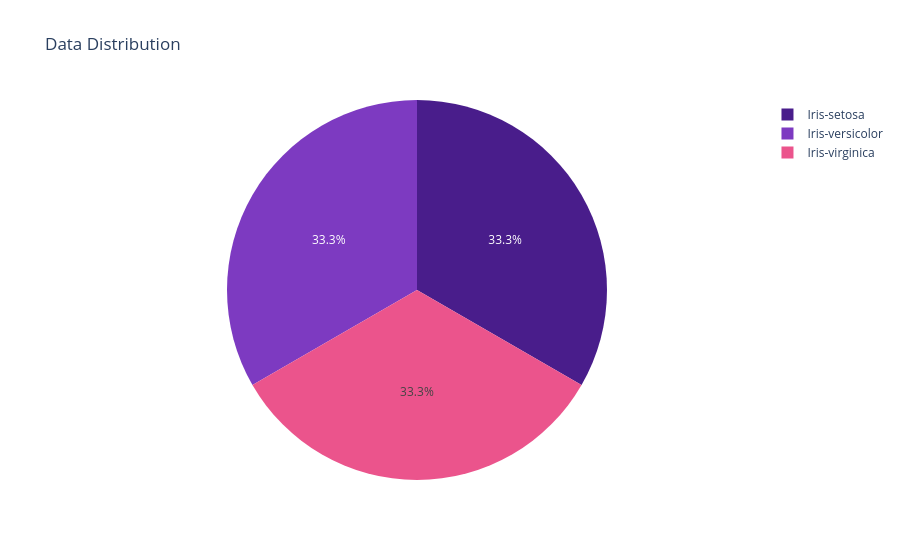

Notebook source saved alongside this figure:
### Markdown cell above
##### Data Distribution

### Code cell
fig = px.pie(iris, 'Species', 
             color_discrete_sequence=['#491D8B','#7D3AC1','#EB548C'],
             title='Data Distribution',template='plotly')

fig.show()

### Figure 1 — Plotly figure (JSON) as saved in the notebook; plotly's stock layout.template omitted (floating-point values rounded to 4 significant figures; data arrays with more than 128 entries replaced by an {"elided": "..."} marker saying what was removed)
{"data": [{"domain": {"x": [0, 1], "y": [0, 1]}, "hovertemplate": "Species=%{label}<extra></extra>", "labels": {"elided": "150 str values"}, "legendgroup": "", "name": "", "showlegend": true, "type": "pie"}], "layout": {"legend": {"tracegroupgap": 0}, "piecolorway": ["#491D8B", "#7D3AC1", "#EB548C"], "title": {"text": "Data Distribution"}}}
